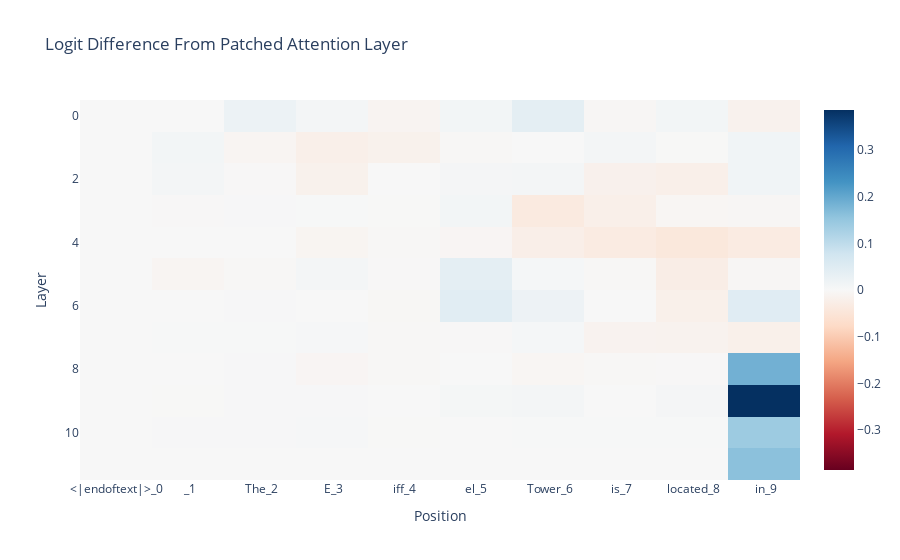

Notebook code cell kept with this figure:
### Code cell
imshow(patched_attn_diff, x=prompt_position_labels, title="Logit Difference From Patched Attention Layer", labels={"x":"Position", "y":"Layer"})
